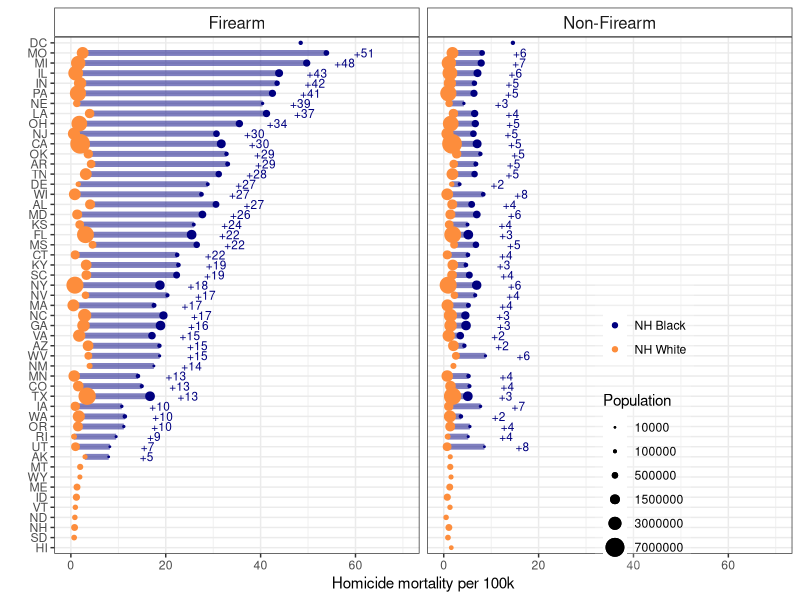
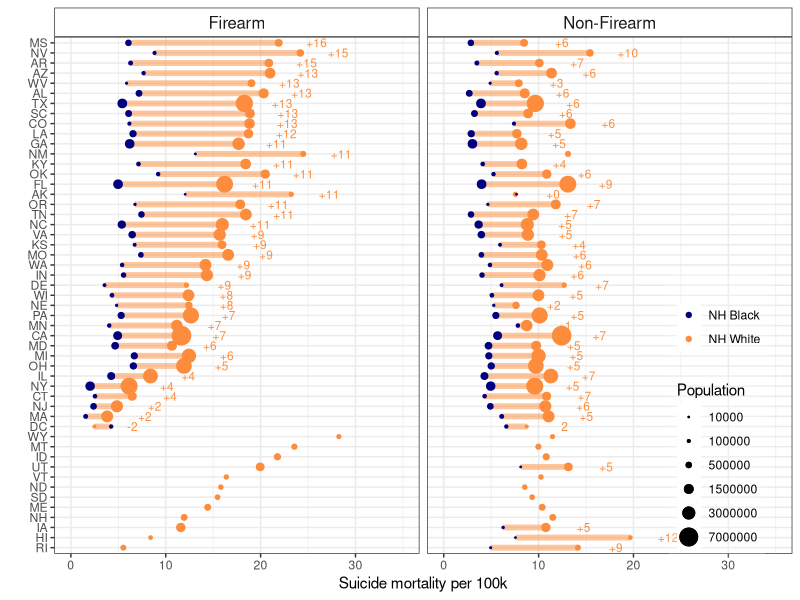
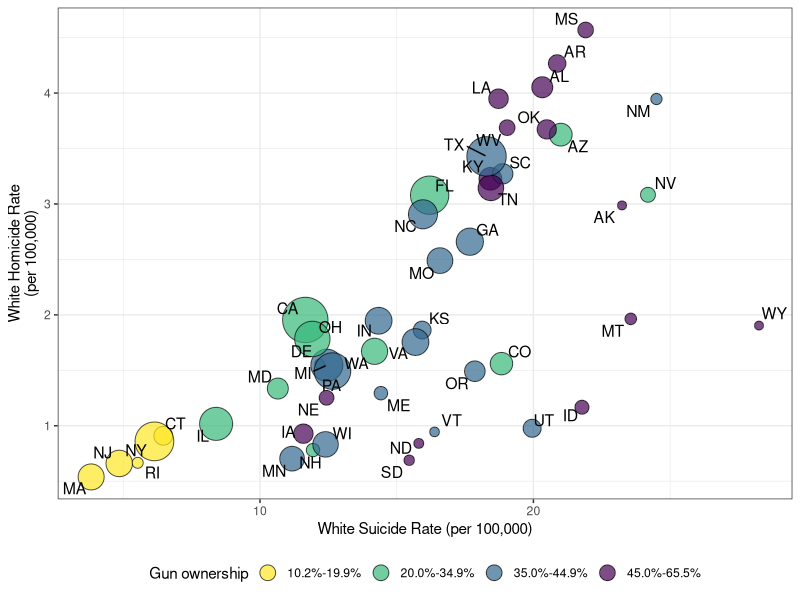
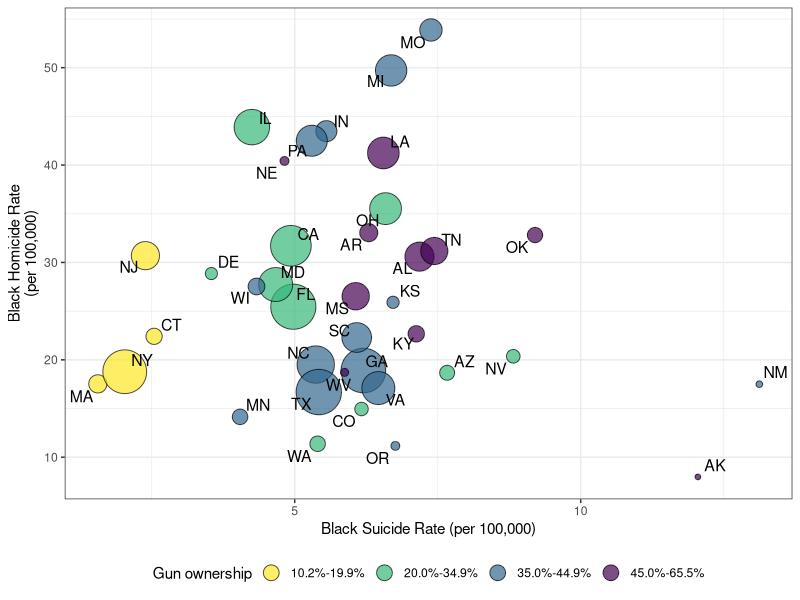

The R source for these figures, in order:
## ---- chunk 1
library(tidyverse)
library(ggrepel)
library(viridis)
## ---- chunk 2
gun.house.prev <- c(52.2, 59.8, 32.3, 58.8, 20.1, 34.6, 18.1, 26.3, 25.2,
                    40.3, 10.2, 55.7, 20.7, 38.5, 45.7, 42.8, 47.7, 45.0,
                    40.3, 21.7, 11.5, 40.8, 41.2, 54.6, 44.2, 62.6, 45.4,
                    34.0, 31.0, 11.4, 39.7, 18.5, 39.4, 56.2, 34.0, 46.5,
                    39.8, 35.1, 12.4, 43.3, 59.9, 46.6, 37.1, 44.8, 43.8,
                    37.5, 34.0, 58.5, 43.0, 65.5)

gun.data <- data.frame("ST" = state.abb, "gun.house.prev" = gun.house.prev)

#ggplot(gun.data, aes(gun.house.prev)) + geom_histogram(bins = 20, col = "white") 
#ggplot(gun.data, aes(gun.house.prev)) + geom_density()
#quantile(gun.data$gun.house.prev, c(0.33, 0.66))

gun.data <- gun.data %>% arrange(gun.house.prev) %>% 
  mutate(gun.house.prev.category = cut(gun.house.prev, 
                                       breaks = c(0, 20, 35, 44.9, 66), 
                                       labels = c("10.2%-19.9%", "20.0%-34.9%", "35.0%-44.9%", "45.0%-65.5%")))
## ---- chunk 3
#homicide
NHWM_homicide_FA <- read.table("./Data/agestd/Homicide_Firearms_White_NH_Males_Age-adjusted_2008-2014.txt", skip = 21, header = T, sep = ",")

NHWM_homicide_NonFA <- read.table("./Data/agestd/Homicide_Non-Firearms_White_NH_Males_Age-adjusted_2008-2014.txt", skip = 21, header = T, sep = ",")

NHBM_homicide_FA <- read.table("./Data/agestd/Homicide_Firearms_Black_NH_Males_Age-adjusted_2008-2014.txt", skip = 21, header = T, sep = ",")

NHBM_homicide_NonFA <- read.table("./Data/agestd/Homicide_Non-Firearms_Black_NH_Males_Age-adjusted_2008-2014.txt", skip = 21, header = T, sep = ",")

#suicide
NHWM_suicide_FA <- read.table("./Data/agestd/Suicide_Firearms_White_NH_Males_Age-adjusted_2008-2014.txt", skip = 21, header = T, sep = ",")

NHWM_suicide_NonFA <- read.table("./Data/agestd/Suicide_Non-Firearms_White_NH_Males_Age-adjusted_2008-2014.txt", skip = 21, header = T, sep = ",")

NHBM_suicide_FA <- read.table("./Data/agestd/Suicide_Firearms_Black_NH_Males_Age-adjusted_2008-2014.txt", skip = 21, header = T, sep = ",")

NHBM_suicide_NonFA <- read.table("./Data/agestd/Suicide_Non-Firearms_Black_NH_Males_Age-adjusted_2008-2014.txt", skip = 21, header = T, sep = ",")
## ---- chunk 4
#homicide
NHWF_homicide_FA <- read.table("./Data/agestd/Homicide_Firearms_White_NH_Females_Age-adjusted_2008-2014.txt", skip = 21, header = T, sep = ",")

NHWF_homicide_NonFA <- read.table("./Data/agestd/Homicide_Non-Firearms_White_NH_Females_Age-adjusted_2008-2014.txt", skip = 21, header = T, sep = ",")

NHBF_homicide_FA <- read.table("./Data/agestd/Homicide_Firearms_Black_NH_Females_Age-adjusted_2008-2014.txt", skip = 21, header = T, sep = ",")

NHBF_homicide_NonFA <- read.table("./Data/agestd/Homicide_Non-Firearms_Black_NH_Females_Age-adjusted_2008-2014.txt", skip = 21, header = T, sep = ",")

#suicide
NHWF_suicide_FA <- read.table("./Data/agestd/Suicide_Firearms_White_NH_Females_Age-adjusted_2008-2014.txt", skip = 21, header = T, sep = ",")

NHWF_suicide_NonFA <- read.table("./Data/agestd/Suicide_Non-Firearms_White_NH_Females_Age-adjusted_2008-2014.txt", skip = 21, header = T, sep = ",")

NHBF_suicide_FA <- read.table("./Data/agestd/Suicide_Firearms_Black_NH_Females_Age-adjusted_2008-2014.txt", skip = 21, header = T, sep = ",")

NHBF_suicide_NonFA <- read.table("./Data/agestd/Suicide_Non-Firearms_Black_NH_Females_Age-adjusted_2008-2014.txt", skip = 21, header = T, sep = ",")
## ---- chunk 5
tidy_fx <- function(data, state, death, population, crude, adjusted, race, intent, mechanism) {
  dat2 <- data[, c(state, death, population, crude, adjusted)]
  names(dat2)[2] <- paste0(death, ".", intent, ".", race)
  names(dat2)[3] <- paste0(population, ".", race)
  names(dat2)[4] <- paste0("crude.", intent, ".", race)
  names(dat2)[5] <- paste0("adjusted.", intent, ".", race)
  dat2$type = mechanism
  
  return(dat2)
}
## ---- chunk 6
NHWM_homicide_FA <- tidy_fx(data = NHWM_homicide_FA, "ST", "Deaths", "Population", "U_C_Rate", 
                            "U_A_Rate", "white", "homicide", "Firearm")
NHWM_homicide_NonFA <- tidy_fx(data = NHWM_homicide_NonFA, "ST", "Deaths", "Population", "U_C_Rate", 
                            "U_A_Rate", "white", "homicide", "Non-Firearm")
NHWM_suicide_FA <- tidy_fx(data = NHWM_suicide_FA, "ST", "Deaths", "Population", "U_C_Rate", 
                            "U_A_Rate", "white", "suicide", "Firearm")
NHWM_suicide_NonFA <- tidy_fx(data = NHWM_suicide_NonFA, "ST", "Deaths", "Population", "U_C_Rate", 
                            "U_A_Rate", "white", "suicide", "Non-Firearm")

NHBM_homicide_FA <- tidy_fx(data = NHBM_homicide_FA, "ST", "Deaths", "Population", "U_C_Rate", 
                            "U_A_Rate", "black", "homicide", "Firearm")
NHBM_homicide_NonFA <- tidy_fx(data = NHBM_homicide_NonFA, "ST", "Deaths", "Population", "U_C_Rate", 
                            "U_A_Rate", "black", "homicide", "Non-Firearm")
NHBM_suicide_FA <- tidy_fx(data = NHBM_suicide_FA, "ST", "Deaths", "Population", "U_C_Rate", 
                            "U_A_Rate", "black", "suicide", "Firearm")
NHBM_suicide_NonFA <- tidy_fx(data = NHBM_suicide_NonFA, "ST", "Deaths", "Population", "U_C_Rate", 
                            "U_A_Rate", "black", "suicide", "Non-Firearm")

NHBM_homicide<- rbind(NHBM_homicide_FA, NHBM_homicide_NonFA)
NHBM_suicide <- rbind(NHBM_suicide_FA, NHBM_suicide_NonFA)
NHWM_homicide <- rbind(NHWM_homicide_FA, NHWM_homicide_NonFA)
NHWM_suicide <- rbind(NHWM_suicide_FA, NHWM_suicide_NonFA)
rm(NHBM_homicide_FA, NHBM_homicide_NonFA, NHBM_suicide_FA, NHBM_suicide_NonFA,
   NHWM_homicide_FA, NHWM_homicide_NonFA, NHWM_suicide_FA, NHWM_suicide_NonFA)
## ---- chunk 7
NHWF_homicide_FA <- tidy_fx(data = NHWF_homicide_FA, "ST", "Deaths", "Population", "U_C_Rate", 
                            "U_A_Rate", "white", "homicide", "Firearm")
NHWF_homicide_NonFA <- tidy_fx(data = NHWF_homicide_NonFA, "ST", "Deaths", "Population", "U_C_Rate", 
                            "U_A_Rate", "white", "homicide", "Non-Firearm")
NHWF_suicide_FA <- tidy_fx(data = NHWF_suicide_FA, "ST", "Deaths", "Population", "U_C_Rate", 
                            "U_A_Rate", "white", "suicide", "Firearm")
NHWF_suicide_NonFA <- tidy_fx(data = NHWF_suicide_NonFA, "ST", "Deaths", "Population", "U_C_Rate", 
                            "U_A_Rate", "white", "suicide", "Non-Firearm")

NHBF_homicide_FA <- tidy_fx(data = NHBF_homicide_FA, "ST", "Deaths", "Population", "U_C_Rate", 
                            "U_A_Rate", "black", "homicide", "Firearm")
NHBF_homicide_NonFA <- tidy_fx(data = NHBF_homicide_NonFA, "ST", "Deaths", "Population", "U_C_Rate", 
                            "U_A_Rate", "black", "homicide", "Non-Firearm")
NHBF_suicide_FA <- tidy_fx(data = NHBF_suicide_FA, "ST", "Deaths", "Population", "U_C_Rate", 
                            "U_A_Rate", "black", "suicide", "Firearm")
NHBF_suicide_NonFA <- tidy_fx(data = NHBF_suicide_NonFA, "ST", "Deaths", "Population", "U_C_Rate", 
                            "U_A_Rate", "black", "suicide", "Non-Firearm")

NHBF_homicide<- rbind(NHBF_homicide_FA, NHBF_homicide_NonFA)
NHBF_suicide <- rbind(NHBF_suicide_FA, NHBF_suicide_NonFA)
NHWF_homicide <- rbind(NHWF_homicide_FA, NHWF_homicide_NonFA)
NHWF_suicide <- rbind(NHWF_suicide_FA, NHWF_suicide_NonFA)
rm(NHBF_homicide_FA, NHBF_homicide_NonFA, NHBF_suicide_FA, NHBF_suicide_NonFA,
   NHWF_homicide_FA, NHWF_homicide_NonFA, NHWF_suicide_FA, NHWF_suicide_NonFA)
## ---- chunk 8
#merge all the data
Males_AllAges_0814 <- merge(NHBM_homicide, NHBM_suicide %>% select(-Population.black), by = c("ST", "type")) %>%
  mutate(crude.RD.hom.su.black = crude.homicide.black - crude.suicide.black,
         adj.RD.hom.su.black = adjusted.homicide.black - adjusted.suicide.black)

Males_AllAges_0814 <- merge(Males_AllAges_0814, NHWM_homicide, by = c("ST", "type")) %>%
  mutate(crude.RD.homicide = crude.homicide.black - crude.homicide.white,
         adj.RD.homicide = adjusted.homicide.black - adjusted.homicide.white)

Males_AllAges_0814 <- merge(Males_AllAges_0814, NHWM_suicide %>% select(-Population.white), by = c("ST", "type")) %>%
  mutate(crude.RD.suicide = crude.suicide.black - crude.suicide.white,
         adj.RD.suicide = adjusted.suicide.black - adjusted.suicide.white)

Males_AllAges_0814 <- Males_AllAges_0814 %>% 
  mutate(crude.RD.hom.su.white = crude.homicide.white - crude.suicide.white, 
         adj.RD.hom.su.white = adjusted.homicide.white - adjusted.suicide.white)
## ---- chunk 9
Females_AllAges_0814 <- merge(NHBF_homicide, NHBF_suicide %>% select(-Population.black), by = c("ST", "type")) %>%
  mutate(crude.RD.hom.su.black = crude.homicide.black - crude.suicide.black,
         adj.RD.hom.su.black = adjusted.homicide.black - adjusted.suicide.black)

Females_AllAges_0814 <- merge(Females_AllAges_0814, NHWF_homicide, by = c("ST", "type")) %>%
  mutate(crude.RD.homicide = crude.homicide.black - crude.homicide.white,
         adj.RD.homicide = adjusted.homicide.black - adjusted.homicide.white)

Females_AllAges_0814 <- merge(Females_AllAges_0814, NHWF_suicide %>% select(-Population.white), by = c("ST", "type")) %>%
  mutate(crude.RD.suicide = crude.suicide.black - crude.suicide.white,
         adj.RD.suicide = adjusted.suicide.black - adjusted.suicide.white)

Females_AllAges_0814 <- Females_AllAges_0814 %>% 
  mutate(crude.RD.hom.su.white = crude.homicide.white - crude.suicide.white, 
         adj.RD.hom.su.white = adjusted.homicide.white - adjusted.suicide.white)
## ---- chunk 10
#used for plotting -- to arrange the states on the y-axis according to the magnitude of the black-white inequality
levels.firearm.homicide <- Males_AllAges_0814 %>% filter(type == "Firearm") %>%
  transmute(ST.order.RD.homicide = reorder(ST, adj.RD.homicide))

# Males_AllAges_0814 %>% 
#   filter(is.na(adjusted.homicide.black) == T & type == "Firearm") %>% 
#   select(ST, adjusted.homicide.white)

Males_AllAges_0814$ST.order.RD.homicide <- factor(Males_AllAges_0814$ST, 
                                                  levels = c("HI", "SD", "NH", "ND", "VT", "ID", "ME", "WY", "MT",
                                                             levels(levels.firearm.homicide$ST.order.RD.homicide)[1:42]))

levels.firearm.suicide <- Males_AllAges_0814 %>% filter(type == "Firearm") %>%
  transmute(ST.order.RD.suicide = reorder(ST, -adj.RD.suicide))

# Males_AllAges_0814 %>% 
#   filter(is.na(adjusted.suicide.black) == T & type == "Firearm") %>% 
#   select(ST, adjusted.suicide.white)

Males_AllAges_0814$ST.order.RD.suicide <- factor(Males_AllAges_0814$ST, 
                                                  levels = c("RI", "HI", "IA", "NH", "ME", "SD", "ND", "VT", "UT", "ID", "MT", "WY",
                                                             levels(levels.firearm.suicide$ST.order.RD.suicide)[1:39]))

## ---- chunk 11
#used for plotting -- to arrange the states on the y-axis according to the magnitude of the black-white inequality
levels.firearm.homicide <- Females_AllAges_0814 %>% filter(type == "Firearm") %>%
  transmute(ST.order.RD.homicide = reorder(ST, adj.RD.homicide))

# Females_AllAges_0814 %>% 
#   filter(is.na(adjusted.homicide.black) == T & type == "Firearm") %>% 
#   select(ST, adjusted.homicide.white)

Females_AllAges_0814$ST.order.RD.homicide <- factor(Females_AllAges_0814$ST, 
                                                  levels = levels(levels.firearm.homicide$ST.order.RD.homicide))

# Males_AllAges_0814$ST.order.RD.homicide <- factor(Males_AllAges_0814$ST, 
#                                                   levels = c("HI", "SD", "NH", "ND", "VT", "ID", "ME", "WY", "MT",
#                                                              levels(levels.firearm.homicide$ST.order.RD.homicide)[1:42]))

levels.firearm.suicide <- Females_AllAges_0814 %>% filter(type == "Firearm") %>%
  transmute(ST.order.RD.suicide = reorder(ST, -adj.RD.suicide))

# Females_AllAges_0814 %>% 
#   filter(is.na(adjusted.suicide.black) == T & type == "Firearm") %>% 
#   select(ST, adjusted.suicide.white)

# Females_AllAges_0814$ST.order.RD.suicide <- factor(Females_AllAges_0814$ST, 
#                                                   levels = c("RI", "HI", "IA", "NH", "ME", "SD", "ND", "VT", "UT", "ID", "MT", "WY",
#                                                              levels(levels.firearm.suicide$ST.order.RD.suicide)[1:39]))

Females_AllAges_0814$ST.order.RD.suicide <- factor(Females_AllAges_0814$ST, 
                                                  levels = levels(levels.firearm.suicide$ST.order.RD.suicide))

## ---- chunk 12
num.years = 2014-2008+1

Males_AllAges_0814 <- Males_AllAges_0814 %>% 
  mutate(average.pop.white = Population.white/num.years,
         average.pop.black = Population.black/num.years)

Males_AllAges_0814$gun.level <- "Middle"
Males_AllAges_0814$gun.level[Males_AllAges_0814$ST %in% c("LA", "UT", "OK", "IA", "TN","KY", "AL", 
                                                          "MS", "ID","ND", "WV", "AR", "AK", "SD", "MT", "WY")] <- "High"
Males_AllAges_0814$gun.level[Males_AllAges_0814$ST %in% c("HI", "NJ", "MA", "RI", "CT", "NY")] <- "Low"

Males_AllAges_0814$gun.level <- factor(Males_AllAges_0814$gun.level, levels = c("Low", "Middle", "High"))

#dim(Males_AllAges_0814)
Males_AllAges_0814 <- merge(Males_AllAges_0814, gun.data, by = "ST", all.x = T)
#dim(Males_AllAges_0814)
## ---- chunk 13
Females_AllAges_0814 <- Females_AllAges_0814 %>% 
  mutate(average.pop.white = Population.white/num.years,
         average.pop.black = Population.black/num.years)

Females_AllAges_0814$gun.level <- "Middle"
Females_AllAges_0814$gun.level[Females_AllAges_0814$ST %in% c("LA", "UT", "OK", "IA", "TN","KY", "AL", 
                                                          "MS", "ID","ND", "WV", "AR", "AK", "SD", "MT", "WY")] <- "High"
Females_AllAges_0814$gun.level[Females_AllAges_0814$ST %in% c("HI", "NJ", "MA", "RI", "CT", "NY")] <- "Low"

Females_AllAges_0814$gun.level <- factor(Females_AllAges_0814$gun.level, levels = c("Low", "Middle", "High"))

#dim(Females_AllAges_0814)
Females_AllAges_0814 <- merge(Females_AllAges_0814, gun.data, by = "ST", all.x = T)
#dim(Females_AllAges_0814)
## ---- chunk 14
#source: WISQARS fatal injury mapping tool
#note:I uses homicide, not homicide and legal intervention -- this changes the numbers slightly, not materially. 

#HOMICIDE relative risks
nh.black.homicide.rate.agestd <- 33.58 #per 100k, annualized age standardized, 2008-2004, entire US, black, non-hispanic, males
nh.black.homicide.rate.crude <- 35.53 #per 100k, annualized crude, 2008-2004, entire US, black, non-hispanic, males

nh.white.homicide.rate.agestd <- 3.46 #per 100k, annualized age standardized, 2008-2004, entire US, white, non-hispanic, males
nh.white.homicide.rate.crude <- 3.45 #per 100k, annualized crude, 2008-2004, entire US, white, non-hispanic, males

rr.homicide.black.white.agestd <- nh.black.homicide.rate.agestd/nh.white.homicide.rate.agestd
rr.homicide.black.white.crude <- nh.black.homicide.rate.crude/nh.white.homicide.rate.crude

#SUICIDE relative risks
nh.black.suicide.rate.agestd <- 9.64 #per 100k, annualized age standardized, 2008-2004, entire US, black, non-hispanic, males
nh.black.suicide.rate.crude <- 9.32 #per 100k, annualized crude, 2008-2004, entire US, black, non-hispanic, males

nh.white.suicide.rate.agestd <- 24.49 #per 100k, annualized age standardized, 2008-2004, entire US, white, non-hispanic, males
nh.white.suicide.rate.crude <- 26.01 #per 100k, annualized crude, 2008-2004, entire US, white, non-hispanic, males

rr.suicide.white.black.agestd <- nh.white.suicide.rate.agestd/nh.black.suicide.rate.agestd
rr.suicide.white.black.crude <- nh.white.suicide.rate.crude/nh.black.suicide.rate.crude

## ---- chunk 15

risk.homicide.nh.male <- 8.33 #per 100k, non-hispanic blacks + whites, 2008-2014, males
risk.homicide.nh.male.firearm <- 6.17 #per 100k, non-hispanic blacks + whites, 2008-2014, males
prop.homicide.nh.male.firearm <- (risk.homicide.nh.male.firearm/risk.homicide.nh.male)*100

risk.suicide.nh.male <- 22.42 #per 100k, non-hispanic blacks + whites, 2008-2014, males
risk.suicide.nh.male.firearm <- 12.87 #per 100k, non-hispanic blacks + whites, 2008-2014, males
prop.suicide.nh.male.firearm <- (risk.suicide.nh.male.firearm/risk.suicide.nh.male)*100
## ---- chunk 16
#source: WISQARS fatal injury mapping tool
#note:I uses homicide, not homicide and legal intervention -- this changes the numbers slightly, not materially. 

#FIREARM HOMICIDE relative risks
nh.black.homicide.rate.agestd.fa <- 27.58 #per 100k, annualized age standardized, 2008-2004, entire US, black, non-hispanic, males
nh.black.homicide.rate.crude.fa <- 29.57 #per 100k, annualized crude, 2008-2004, entire US, black, non-hispanic, males

nh.white.homicide.rate.agestd.fa <- 2.04 #per 100k, annualized age standardized, 2008-2004, entire US, white, non-hispanic, males
nh.white.homicide.rate.crude.fa <- 2.01 #per 100k, annualized crude, 2008-2004, entire US, white, non-hispanic, males

rr.homicide.black.white.agestd.fa <- nh.black.homicide.rate.agestd.fa/nh.white.homicide.rate.agestd.fa
rr.homicide.black.white.crude.fa <- nh.black.homicide.rate.crude.fa/nh.white.homicide.rate.crude.fa

#FIREARM SUICIDE relative risks
nh.black.suicide.rate.agestd.fa <- 5.33 #per 100k, annualized age standardized, 2008-2004, entire US, black, non-hispanic, males
nh.black.suicide.rate.crude.fa <- 5.04 #per 100k, annualized crude, 2008-2004, entire US, black, non-hispanic, males

nh.white.suicide.rate.agestd.fa <- 14.06 #per 100k, annualized age standardized, 2008-2004, entire US, white, non-hispanic, males
nh.white.suicide.rate.crude.fa <- 15.27 #per 100k, annualized crude, 2008-2004, entire US, white, non-hispanic, males

rr.suicide.white.black.agestd.fa <- nh.white.suicide.rate.agestd.fa/nh.black.suicide.rate.agestd.fa
rr.suicide.white.black.crude.fa <- nh.white.suicide.rate.crude.fa/nh.black.suicide.rate.crude.fa

## ---- chunk 17
stats <- Males_AllAges_0814 %>% group_by(type) %>% summarise(min = round(min(adj.RD.homicide, na.rm = T)), max = round(max(adj.RD.homicide, na.rm = T)))

stats2 <- Males_AllAges_0814 %>% group_by(type) %>% summarise(min = round(min(adjusted.homicide.white, na.rm = T)), max = round(max(adjusted.homicide.white, na.rm = T)))

white.pop.dc <- Males_AllAges_0814 %>% filter(ST == "DC" & type == "Firearm") %>% select(Population.white)

stats3 <- Males_AllAges_0814 %>% group_by(type) %>% summarise(min = round(min(adjusted.homicide.black, na.rm = T)), max = round(max(adjusted.homicide.black, na.rm = T)))

tib1 <- Males_AllAges_0814 %>% group_by(type) %>% summarise(sum.deaths.homicide.black = sum(Deaths.homicide.black, na.rm = T), 
                                                    sum.deaths.homicide.white = sum(Deaths.homicide.white, na.rm = T), 
                                                    sum.deaths.suicide.black = sum(Deaths.suicide.black, na.rm = T), 
                                                    sum.deaths.suicide.white = sum(Deaths.suicide.white, na.rm = T))


## ---- chunk 18
stats4 <- Males_AllAges_0814 %>% group_by(type) %>% summarise(min = round(min(adj.RD.suicide, na.rm = T)),
                                                    max = round(max(adj.RD.suicide, na.rm = T)))

stats5 <- Males_AllAges_0814 %>% group_by(type) %>% summarise(min = round(min(adjusted.suicide.white, na.rm = T)),
                                                    max = round(max(adjusted.suicide.white, na.rm = T)))

stats6 <- Males_AllAges_0814 %>% group_by(type) %>% summarise(min = round(min(adjusted.suicide.black, na.rm = T)),
                                                    max = round(max(adjusted.suicide.black, na.rm = T)))

stats7 <- Males_AllAges_0814 %>% group_by(type) %>% summarise(min = round(min(adjusted.suicide.white, na.rm = T)),
                                                    max = round(max(adjusted.suicide.white, na.rm = T)))
## ---- chunk 19
ggplot(Males_AllAges_0814, aes(y = ST.order.RD.homicide, x = adjusted.homicide.white)) + 
  geom_segment(aes(x = adjusted.homicide.white, xend = adjusted.homicide.black, 
                   y = ST.order.RD.homicide, yend = ST.order.RD.homicide), 
               lwd = 2, col = "navy", alpha = 0.5) +
  geom_point(aes(col = "NH White", size = average.pop.white)) + #alpha = ifelse(death.homicide.black < 20, 0.7, 1)
  geom_point(aes(x = adjusted.homicide.black, col = "NH Black", size = average.pop.black)) + #alpha = ifelse(death.homicide.black < 20, 0.7, 1),
  scale_color_manual(values = c("navy", "#fd8d3c")) +
  scale_alpha_continuous(guide = F) +
  scale_size_area(breaks = c(10000, 100000, 500000, 1500000, 3000000, 7000000)) +
  ylab("") +
  xlab("Homicide mortality per 100k") + 
  theme_bw() + 
  guides(color = guide_legend(title = " "), size = guide_legend(title = "Population")) + 
  theme(legend.position = c(0.8, 0.25), 
        plot.title = element_text(size = 10),
        legend.background = element_rect(fill=alpha('white', 0.2)),
        strip.background = element_rect(fill="white"), 
        strip.text.x = element_text(size = 12),
        strip.text.y = element_text(size = 12)) + 
   geom_text(data = Males_AllAges_0814 %>% filter(is.na(adj.RD.homicide) == F),
             aes(x = adjusted.homicide.black + 8, label = paste0("+", round(adj.RD.homicide))),
             size = 3, col = "navy") +
  facet_wrap( ~ type) +
  scale_x_continuous(limits = c(0, 70)) 
## ---- chunk 20
ggplot(Males_AllAges_0814, aes(y = ST.order.RD.suicide, x = adjusted.suicide.white)) + 
  geom_segment(aes(x = adjusted.suicide.white, xend = adjusted.suicide.black, 
                   y = ST.order.RD.suicide, yend = ST.order.RD.suicide), 
               lwd = 2, col = "#fd8d3c", alpha = 0.5) +
  geom_point(aes(col = "NH White", size = average.pop.white)) + #alpha = ifelse(death.homicide.black < 20, 0.7, 1)
  geom_point(aes(x = adjusted.suicide.black, col = "NH Black", size = average.pop.black)) + #, alpha = ifelse(death.homicide.black < 20, 0.7, 1)
  scale_color_manual(values = c("navy", "#fd8d3c")) +
  scale_alpha_continuous(guide = F) +
  scale_size_area(breaks = c(10000, 100000, 500000, 1500000, 3000000, 7000000)) +
  ylab("") + xlab("Suicide mortality per 100k") + theme_bw() + 
  guides(color = guide_legend(title = " "), size = guide_legend(title = "Population")) + 
  theme(legend.position = c(0.90, 0.27), 
        plot.title = element_text(size = 10),
        legend.background = element_rect(fill=alpha('white', 0.2)),
        strip.background = element_rect(fill="white"), 
        strip.text.x = element_text(size = 12),
        strip.text.y = element_text(size = 12)) + 
  scale_x_continuous(limits = c(0, 35)) +
  #scale_x_continuous(limits = c(0, 60), labels = seq(0, 60, 20), breaks = seq(0, 60, 20)) +
  geom_text(data = subset(Males_AllAges_0814, is.na(adj.RD.suicide)==F), 
            aes(x = adjusted.suicide.white + 4, label = ifelse(ST != "DC", paste0("+", round(-adj.RD.suicide)), round(-adj.RD.suicide))), size = 3, col = "#fd8d3c") +
  facet_wrap(~type)
## ---- chunk 21
ggplot(subset(Males_AllAges_0814, type == "Firearm" & ST != "DC"), aes(adjusted.suicide.white, adjusted.homicide.white)) + 
  geom_point(aes(fill = gun.house.prev.category, size = average.pop.white), col = "black", pch = 21, alpha = 0.7) +
  geom_text_repel(aes(label = ST), size = 4) +
  scale_fill_viridis(discrete = T, direction = -1) +
  ylab("White Homicide Rate\n(per 100,000)") +
  xlab("White Suicide Rate (per 100,000)") + 
  theme_bw() +
  theme(legend.position = "bottom") +
  scale_size_area(breaks = c(100000, 500000, 1500000, 3000000, 7000000), max_size = 15, guide = F) +
  guides(fill = guide_legend(title = "Gun ownership", override.aes = list(size = 5)))

# ggplot(subset(Males_AllAges_0814, type == "Firearm"), aes(adjusted.suicide.white, adjusted.homicide.white)) + 
#   geom_point(aes(fill = gun.level, size = average.pop.white), col = "white", pch = 21, alpha = 0.5) +
#   geom_text_repel(aes(label = ST), alpha = 0.8, size = 3) +
#   ylab("White Homicide Rate\n(per 100,000)") +
#   xlab("White Suicide Rate (per 100,000)") + 
#   theme_bw() +
#   scale_size_area(breaks = c(100000, 500000, 1500000, 3000000, 7000000), max_size = 15, guide = F) +
#   guides(fill = guide_legend(title = "Gun ownership")) 
## ---- chunk 22
ggplot(subset(Males_AllAges_0814, type == "Firearm" & ST != "DC"), aes(x = adjusted.suicide.black, y = adjusted.homicide.black)) + 
  geom_point(aes(fill = gun.house.prev.category, size = average.pop.black), col = "black", pch = 21, alpha = 0.7) +
  geom_text_repel(aes(label = ST), size = 4, check_overlap = T) +
  scale_fill_viridis(discrete = T, direction = -1) +
  ylab("Black Homicide Rate\n(per 100,000)") +
  xlab("Black Suicide Rate (per 100,000)") + 
  theme_bw() +
  theme(legend.position = "bottom") +
  scale_size_area(breaks = c(16600, 100000, 500000, 1400000), max_size = 15, guide = F) +
  guides(fill = guide_legend(title = "Gun ownership", override.aes = list(size = 5))) 
    
# ggplot(subset(Males_AllAges_0814, type == "Firearm"), aes(adjusted.suicide.black, adjusted.homicide.black)) + 
#   geom_point(aes(fill = gun.level, size = average.pop.black), col = "white", pch = 21, alpha = 0.5) +
#   geom_text_repel(aes(label = ST), alpha = 0.8, size = 3, check_overlap = T) +
#   ylab("Black Homicide Rate\n(per 100,000)") +
#   xlab("Black Suicide Rate (per 100,000)") + 
#   theme_bw() +
#   scale_size_area(breaks = c(16600, 100000, 500000, 1400000), max_size = 15, guide = F) +
#   guides(fill = guide_legend(title = "Gun ownership"))

# ggplot(subset(Males_AllAges_0814, type == "Firearm"), aes(x = gun.house.prev, y = adj.RD.homicide)) +
#          geom_point() +
#   geom_text_repel(aes(label = ST), alpha = 0.8, size = 3, check_overlap = T) 
# 
# ggplot(subset(Males_AllAges_0814, type == "Firearm"), aes(x = gun.house.prev, y = adj.RD.suicide)) +
#          geom_point() +
#   geom_text_repel(aes(label = ST), alpha = 0.8, size = 3, check_overlap = T) +
#   geom_smooth()
# 
# ggplot(subset(Males_AllAges_0814, type == "Firearm"), aes(x = gun.house.prev, y = Population.white)) +
#          geom_point() + geom_text_repel(aes(label = ST), alpha = 0.8, size = 3, check_overlap = T) 
# 
# ggplot(subset(Males_AllAges_0814, type == "Firearm"), aes(x = gun.house.prev, y = Population.black)) +
#          geom_point() + geom_text_repel(aes(label = ST), alpha = 0.8, size = 3, check_overlap = T) 
